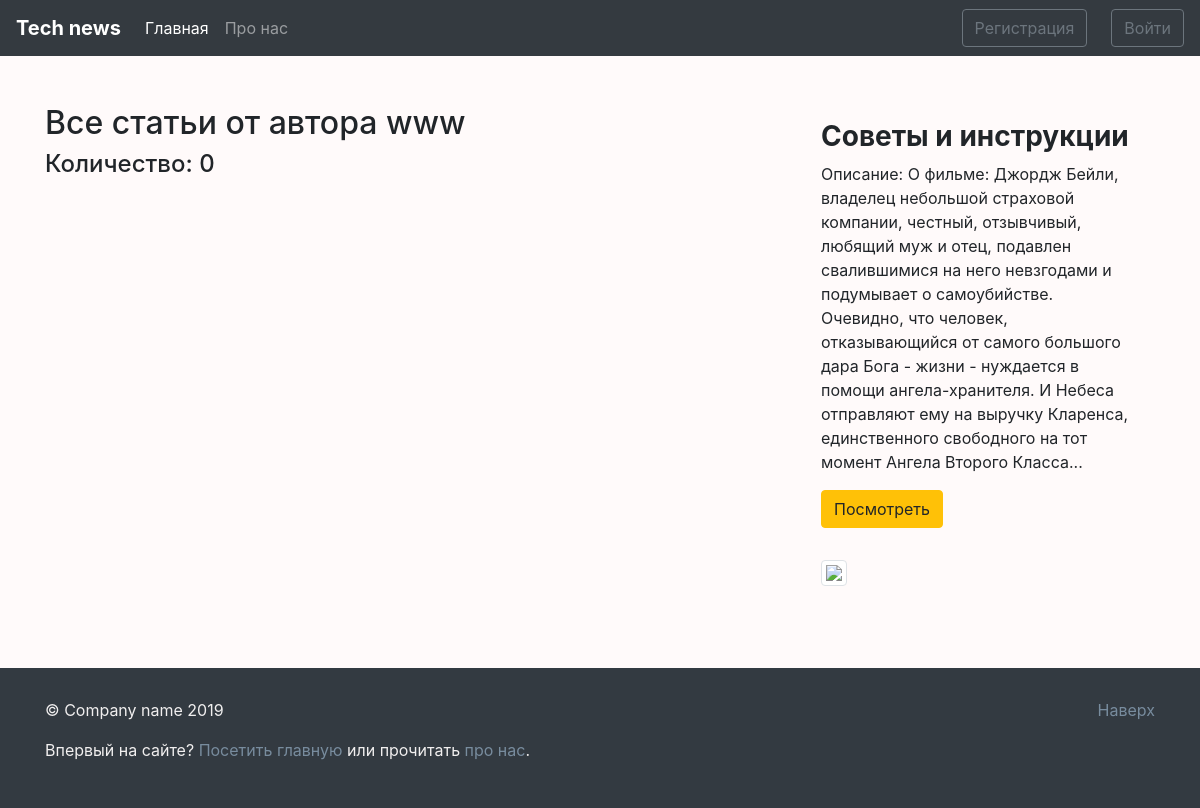
/user/www/, run on an earlier commit of the app's database.
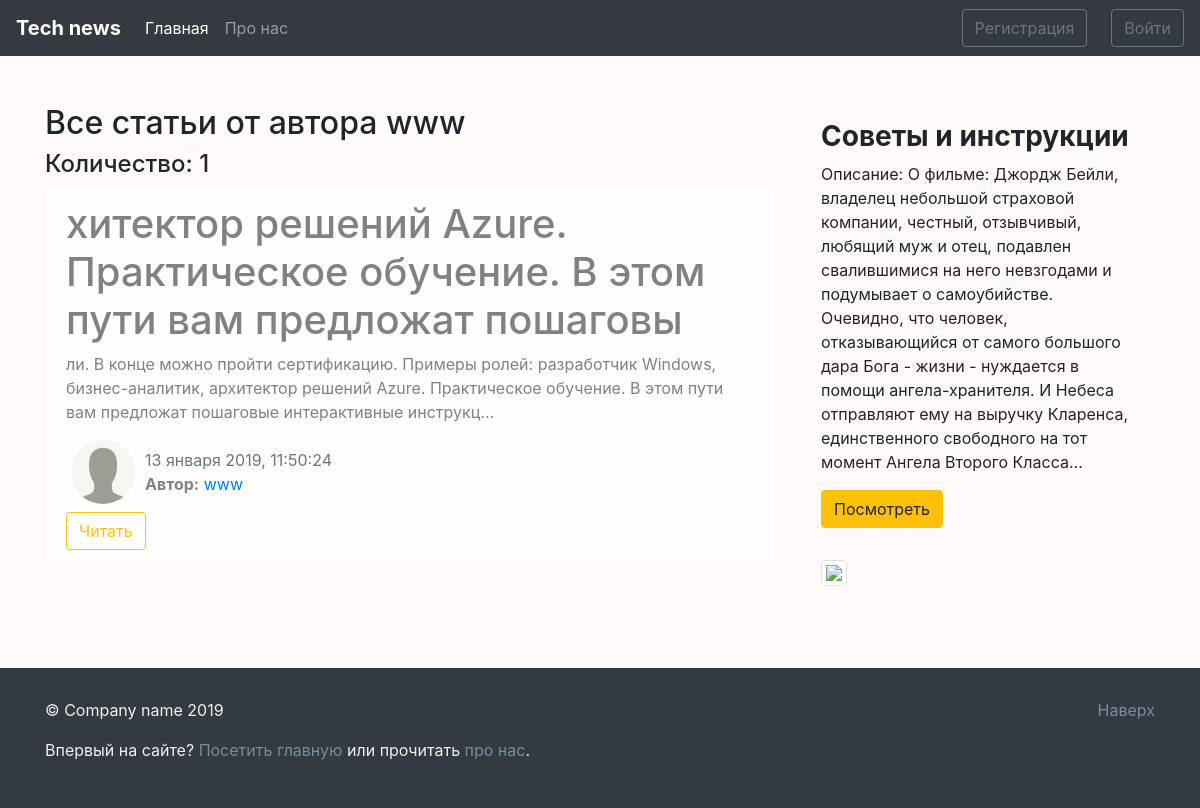
And on a later commit of the database.
### blog/models.py (models this page shows, shortened)
class News(models.Model):
    title = models.CharField(max_length=100) # не больше 250 можно
    text = models.TextField()
    date = models.DateTimeField(default=timezone.now)
    author = models.ForeignKey(User, on_delete=models.CASCADE)

### users/models.py (models this page shows, shortened)
class Profile(models.Model):
    user = models.OneToOneField(User, on_delete=models.CASCADE)
    img = models.ImageField(default='default.jpg', upload_to='user_images')

### blog/views.py (the view)
# urls.py: path('user/<str:username>/', views.UserAllNewsView.as_view(), name='user-news'),
class UserAllNewsView(ListView):
    model = News
    template_name = 'blog/user_news.html'
    context_object_name = 'news'
    paginate_by = 3
    def get_queryset(self):
        user = get_object_or_404(User, username=self.kwargs.get('username'))
        return News.objects.filter(author=user).order_by('-date')
    def get_context_data(self, **kwards):
        ctx = super(UserAllNewsView, self).get_context_data(**kwards)
        ctx['title'] = f"Все статьи от пользователя {self.kwargs.get('username')}"
        return ctx

### blog/templates/blog/user_news.html (shortened to what this page needs)
{% extends 'blog/main.html' %}
{% block main_section %}
  <h2>Все статьи от автора {{ view.kwargs.username }}</h2>
  <h4>Количество: {{ page_obj.paginator.count }}</h4>
  {% for post in news %}
    <div class="alert alert-light">
      <h1>{{ post.title }}</h1>
      <p>{{ post.text|striptags|truncatechars:200 }}</p>
      <div class="row">
        <div>
          {% if post.author.profile.img %}
            <img src="{{ post.author.profile.img.url }}" alt="{{ post.author }}" class="user_image">
          {% else %}
            <img src="/images/default.jpg" alt="{{ post.author }}" class="user_image">
          {% endif %}
        </div>
        <div class="mt-2">
          <span class="text-muted">{{ post.date|date:"d E Y, H:i:s" }}</span>
          <p><b>Автор:</b> <a href="{% url 'user-news' post.author %}">{{post.author}}</a></p>
        </div>
      </div>
      <a href="{% url 'news-detail' post.id %}" class="btn btn-outline-warning">Читать</a>
    </div>
  {% endfor %}
{% endblock main_section %}
{% block aside_news_section %}
  <h3><b>Советы и инструкции</b></h3>
  <p>Описание: О фильме: Джордж Бейли, владелец небольшой страховой компании, честный, отзывчивый, любящий муж и отец, подавлен свалившимися на него невзгодами и подумывает о самоубийстве. Очевидно, что человек, отказывающийся от самого большого дара Бога - жизни - нуждается в помощи ангела-хранителя. И Небеса отправляют ему на выручку Кларенса, единственного свободного на тот момент Ангела Второго Класса...</p>
  <a href="" target="_blank">
    <button class="btn btn-warning">Посмотреть</button>
  </a>
{% endblock aside_news_section %}

What changed in the data, as far as the page shows it:
added News: title "хитектор решений Azure. Практическое обучение. В этом пути вам предложат пошаговы", text "ли. В конце можно пройти сертификацию. Примеры ролей: разработчик Windows, бизнес-аналитик, архитектор решений Azure. Практическое обучение. В этом пути вам предложат пошаговые интерактивные инструкц…", author.profile.img (placeholder picture), date "13 января 2019, 11:50:24", author "www"
Also different on the page:
{{ page_obj.paginator.count }}: "0" → "1"
